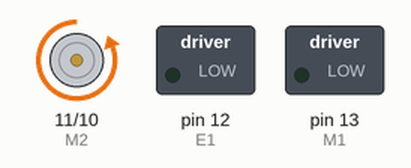
This sketch was run on a simulated Arduino Uno, built with avr-gcc and run on an emulated ATmega328P. Shown: direction and speed pins drawn as motors (green arrow = direction pin HIGH = forward, orange = LOW = backward, longer = more drive), switched loads named in the sketch (green lamp = pin HIGH).

Above: at 0.5 s.
At 3.5 s:
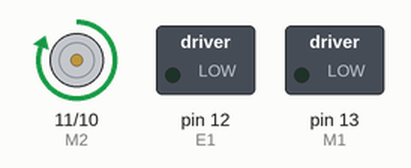
At 5.0 s:
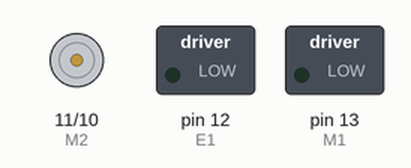
Timing chart, 0 to 7.8 s (numbered marks = the images above):
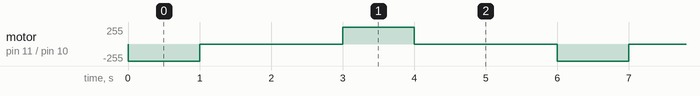

The sketch:

DC_Motors.ino
```cpp
int E1 = 12;
int M1 = 13;
int E2 = 10;
int M2 = 11;
int direc = LOW;

void setup() {
  // put your setup code here, to run once:
  pinMode(E1,OUTPUT);
  pinMode(M1,OUTPUT);
  pinMode(E2,OUTPUT);
  pinMode(M2,OUTPUT);
  //analogWriteResolution(12);
  digitalWrite(M1,direc);
  digitalWrite(M2,direc);
}

void loop() {
  // put your main code here, to run repeatedly:
  analogWrite(E1,125);
  analogWrite(E2,255);
  delay(1000);
  analogWrite(E1,0);
  analogWrite(E2,0);
  delay(1000);
  direc = !direc;
//  digitalWrite(M1,direc);
  digitalWrite(M2,direc);
  delay(1000);
}
```

Measured:
- by itself, motor on pin 11 (M2) / pin 10 (E2): repeats every 6.0 s: stopped 2.0 s, forward 255/255 1.0 s, stopped 2.0 s, backward 255/255 1.0 s
